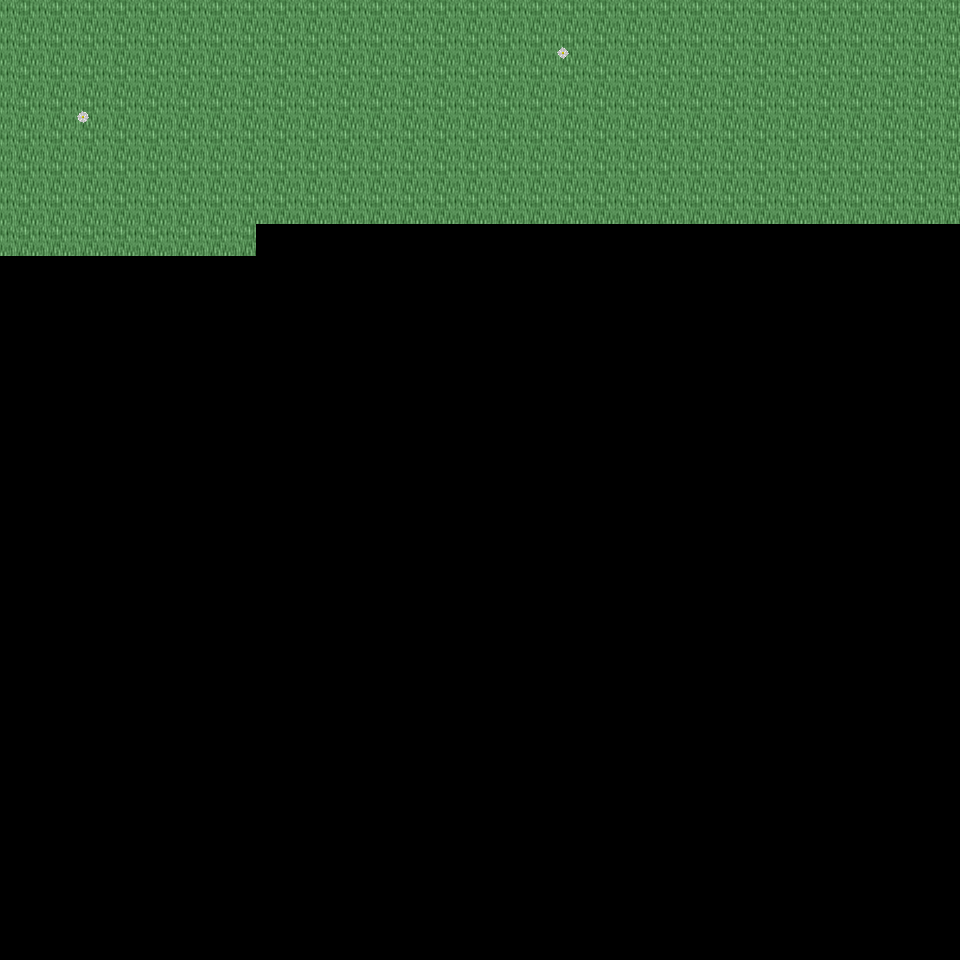

A level layout from a 2D game, rendered from its tile map. Below: a short description, then the map file with tile-grid data replaced by summaries:
An orthogonal 30x30 tile map with 32x32 px tiles, 6 tile layers (Ground, Object, Object2, Above, ...), 23 tilesets and 2 objects (2x mapExit).

<map version="1.0" orientation="orthogonal" renderorder="right-down" width="30" height="30" tilewidth="32" tileheight="32" nextobjectid="3">
  <tileset firstgid="1" name="tileset_ground_ground" tilewidth="32" tileheight="32" tilecount="33" columns="3">
    <image source="../drawable/tileset_ground_ground.png" width="96" height="352" />
  </tileset>
  <tileset firstgid="34" name="tileset_ground_ridge_earth_dark" tilewidth="32" tileheight="32" tilecount="96" columns="12">
    <image source="../drawable/tileset_ground_ridge_earth_dark.png" width="384" height="256" />
  </tileset>
  <tileset firstgid="130" name="tileset_plant_flower_daisy_white" tilewidth="32" tileheight="32" tilecount="8" columns="2">
    <image source="../drawable/tileset_plant_flower_daisy_white.png" width="64" height="128" />
  </tileset>
  <tileset firstgid="138" name="tileset_plant_grasses" tilewidth="32" tileheight="32" tilecount="6" columns="3">
    <image source="../drawable/tileset_plant_grasses.png" width="96" height="64" />
  </tileset>
  <tileset firstgid="144" name="tileset_plant_tree_tree_fluffy" tilewidth="32" tileheight="32" tilecount="12" columns="4">
    <image source="../drawable/tileset_plant_tree_tree_fluffy.png" width="128" height="96" />
  </tileset>
  <tileset firstgid="156" name="tileset_plant_bush_bushes" tilewidth="32" tileheight="32" tilecount="10" columns="5">
    <image source="../drawable/tileset_plant_bush_bushes.png" width="160" height="64" />
  </tileset>
  <tileset firstgid="166" name="tileset_logic_portal" tilewidth="32" tileheight="32" tilecount="24" columns="8">
    <image source="../drawable/tileset_logic_portal.png" width="256" height="96" />
  </tileset>
  <tileset firstgid="190" name="tileset_logic_collision" tilewidth="32" tileheight="32" tilecount="1" columns="1">
    <image source="../drawable/tileset_logic_collision.png" width="32" height="32" />
  </tileset>
  <tileset firstgid="191" name="tileset_logic_creature_animal" tilewidth="32" tileheight="32" tilecount="32" columns="8">
    <image source="../drawable/tileset_logic_creature_animal.png" width="256" height="128" />
  </tileset>
  <tileset firstgid="223" name="tileset_ground_dry_grass" tilewidth="32" tileheight="32" tilecount="54" columns="9">
    <image source="../drawable/tileset_ground_dry_grass.png" width="288" height="192" />
  </tileset>
  <tileset firstgid="277" name="tileset_ground_earth_edges" tilewidth="32" tileheight="32" tilecount="18" columns="6">
    <image source="../drawable/tileset_ground_earth_edges.png" width="192" height="96" />
  </tileset>
  <tileset firstgid="295" name="tileset_ground_grass_corners" tilewidth="32" tileheight="32" tilecount="24" columns="6">
    <image source="../drawable/tileset_ground_grass_corners.png" width="192" height="128" />
  </tileset>
  <tileset firstgid="319" name="tileset_plant_tree_evergreen" tilewidth="32" tileheight="32" tilecount="36" columns="3">
    <image source="../drawable/tileset_plant_tree_evergreen.png" width="96" height="384" />
  </tileset>
  <tileset firstgid="355" name="tileset_plant_tree_tree_darkgreen" tilewidth="32" tileheight="32" tilecount="88" columns="8">
    <image source="../drawable/tileset_plant_tree_tree_darkgreen.png" width="256" height="352" />
  </tileset>
  <tileset firstgid="443" name="tileset_building_decoration_rocks" tilewidth="32" tileheight="32" tilecount="6" columns="3">
    <image source="../drawable/tileset_building_decoration_rocks.png" width="96" height="64" />
  </tileset>
  <tileset firstgid="449" name="tileset_plant_stump_stump_pale_brown" tilewidth="32" tileheight="32" tilecount="4" columns="2">
    <image source="../drawable/tileset_plant_stump_stump_pale_brown.png" width="64" height="64" />
  </tileset>
  <tileset firstgid="453" name="tileset_plant_stump_int_small_stump_2" tilewidth="32" tileheight="32" tilecount="1" columns="1">
    <image source="../drawable/tileset_plant_stump_int_small_stump_2.png" width="32" height="32" />
  </tileset>
  <tileset firstgid="454" name="tileset_ground_rock_pebbles" tilewidth="32" tileheight="32" tilecount="3" columns="1">
    <image source="../drawable/tileset_ground_rock_pebbles.png" width="32" height="96" />
  </tileset>
  <tileset firstgid="457" name="tileset_plant_bush_bush_mult_colored" tilewidth="32" tileheight="32" tilecount="6" columns="3">
    <image source="../drawable/tileset_plant_bush_bush_mult_colored.png" width="96" height="64" />
  </tileset>
  <tileset firstgid="463" name="tileset_plant_tree_umbrella_thorn" tilewidth="32" tileheight="32" tilecount="18" columns="6">
    <image source="../drawable/tileset_plant_tree_umbrella_thorn.png" width="192" height="96" />
  </tileset>
  <tileset firstgid="481" name="tileset_logic_item_fruits" tilewidth="32" tileheight="32" tilecount="16" columns="8">
    <image source="../drawable/tileset_logic_item_fruits.png" width="256" height="64" />
  </tileset>
  <tileset firstgid="497" name="tileset_building_house_3" tilewidth="32" tileheight="32" tilecount="48" columns="6">
    <image source="../drawable/tileset_building_house_3.png" width="192" height="256" />
  </tileset>
  <tileset firstgid="545" name="tileset_logic_creature_mutant" tilewidth="32" tileheight="32" tilecount="7" columns="7">
    <image source="../drawable/tileset_logic_creature_mutant.png" width="224" height="32" />
  </tileset>
  <layer name="Ground" width="30" height="30">
    <data>[900 cells, 218 non-empty, 1 distinct tile ids]</data>
  </layer>
  <layer name="Object" width="30" height="30">
    <data>[900 cells, 2 non-empty, 2 distinct tile ids]</data>
  </layer>
  <layer name="Object2" width="30" height="30">
    <data>[900 cells, 0 non-empty, 0 distinct tile ids]</data>
  </layer>
  <layer name="Above" width="30" height="30">
    <data>[900 cells, 0 non-empty, 0 distinct tile ids]</data>
  </layer>
  <layer name="Above2" width="30" height="30">
    <data>[900 cells, 0 non-empty, 0 distinct tile ids]</data>
  </layer>
  <layer name="Walkable" width="30" height="30">
    <data>[900 cells, 0 non-empty, 0 distinct tile ids]</data>
  </layer>
  <objectgroup name="MapEvents">
    <object id="1" name="north" type="mapExit" x="0" y="0" width="960" height="32">
      <properties>
        <property name="map" value="level_0_x157_y28" />
        <property name="x" value="0" />
        <property name="y" value="28" />
      </properties>
    </object>
    <object id="2" name="west" type="mapExit" x="0" y="0" width="32" height="960">
      <properties>
        <property name="map" value="level_0_x156_y29" />
        <property name="x" value="28" />
        <property name="y" value="0" />
      </properties>
    </object>
  </objectgroup>
</map>
